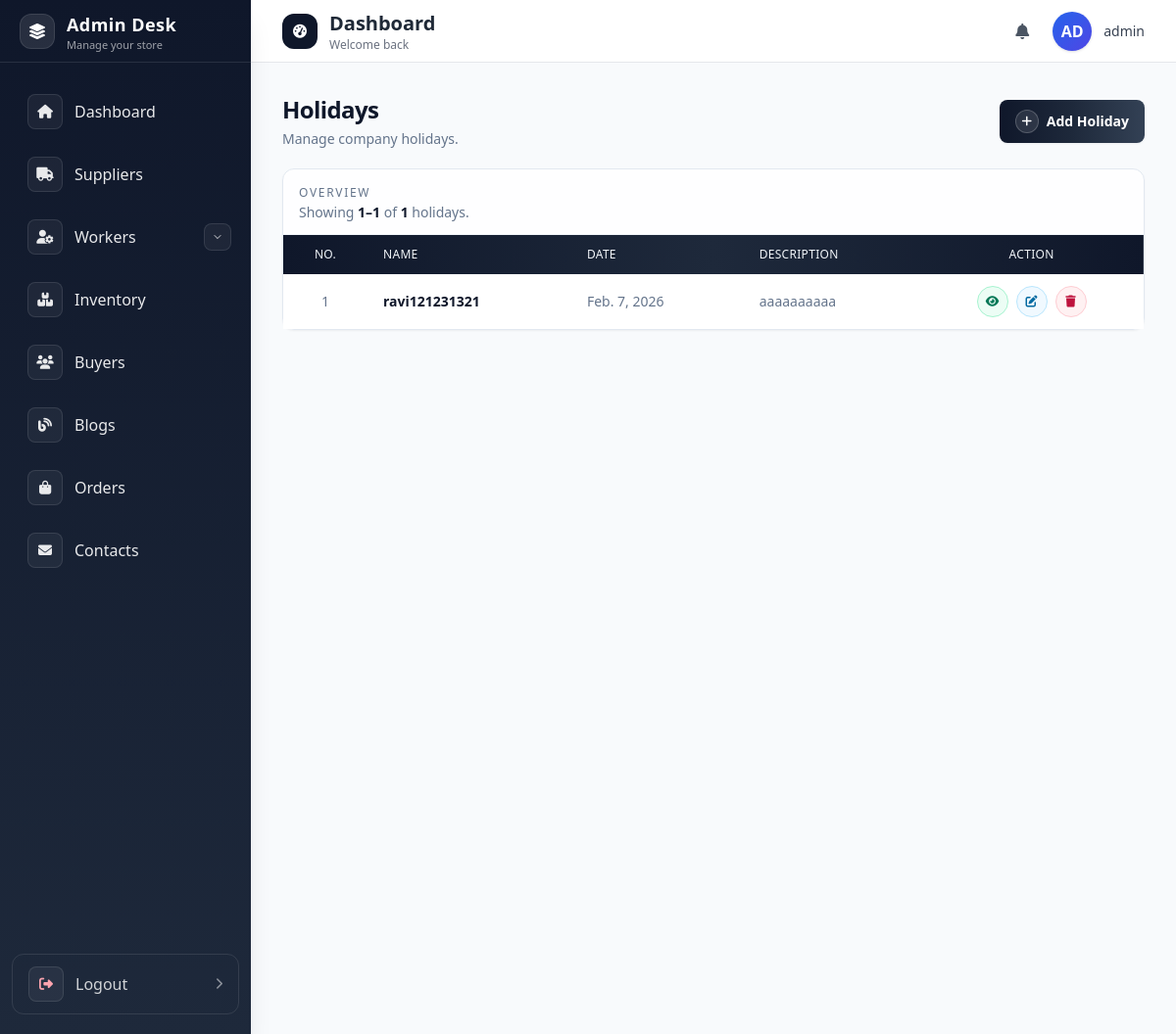
/admin_panel/auth_holiday/ (signed in), run on the app's committed database.
### admin_panel/models.py (models this page shows, shortened)
class Holiday(models.Model):
    name = models.CharField(max_length=150)
    date = models.DateField()
    description = models.TextField(blank=True)
    created_at = models.DateTimeField(auto_now_add=True)
    updated_at = models.DateTimeField(auto_now=True)
    class Meta:
        ordering = ['-date', '-id']

### admin_panel/views.py (the view)
# urls.py: path('auth_holiday/',auth_holiday,name='auth_holiday'),
@never_cache
@login_required(login_url='auth_login')
def auth_holiday(request):
    holiday_list = Holiday.objects.all()
    paginator = Paginator(holiday_list, 10)
    page_number = request.GET.get('page')
    holidays = paginator.get_page(page_number)
    return render(request, 'auth_holiday.html', {
        'holidays': holidays
    })

### buyers/context_processors.py (called while the page is built)
def current_buyer(request) -> Dict[str, Optional[Buyer]]:
    buyer_id = request.session.get("buyer_id")
    buyer = None
    if buyer_id:
        try:
            buyer = Buyer.objects.get(id=buyer_id)
        except Buyer.DoesNotExist:
            buyer = None
    return {"current_buyer": buyer}

### admin_panel/templates/auth_holiday.html (shortened to what this page needs)
{% extends "base.html" %}
{% block admin_dash %}
<main class="p-4 sm:p-6 lg:p-8 bg-slate-50 min-h-screen">
    <div class="flex flex-col sm:flex-row sm:items-center sm:justify-between gap-3 mb-5">
        <div>
            <h1 class="text-2xl font-semibold text-slate-900 tracking-tight">Holidays</h1>
            <p class="mt-1 text-sm text-slate-500">Manage company holidays.</p>
        </div>
        <button id="openHolidayModal"
            class="inline-flex items-center justify-center gap-2 rounded-lg bg-gradient-to-r from-slate-900 via-slate-800 to-slate-700 px-4 py-2.5 text-sm font-semibold text-white shadow-sm hover:from-slate-800 hover:via-slate-700 hover:to-slate-700">
            <span class="inline-flex h-6 w-6 items-center justify-center rounded-full bg-white/10 text-xs border border-white/20">
                <i class="fa-solid fa-plus"></i>
            </span>
            <span>Add Holiday</span>
        </button>
    </div>
    <section class="mt-5 rounded-xl border border-slate-200 bg-white/80 backdrop-blur-sm shadow-sm">
        <div class="flex flex-col gap-3 px-4 pt-4 pb-3 sm:flex-row sm:items-center sm:justify-between">
            <div class="space-y-0.5">
                <p class="text-xs font-medium uppercase tracking-[0.14em] text-slate-500">Overview</p>
                <p class="text-sm text-slate-500">Showing <span class="font-semibold text-slate-900">{{ holidays.start_index }}–{{ holidays.end_index }}</span> of <span class="font-semibold text-slate-900">{{ holidays.paginator.count }}</span> holidays.</p>
            </div>
        </div>
        <div class="overflow-x-auto border-t border-slate-100">
            <table class="min-w-full text-left text-sm text-slate-700">
                <thead class="bg-gradient-to-r from-slate-900 via-slate-800 to-slate-900 text-xs uppercase tracking-wide text-slate-100">
                    <tr>
                        <th class="px-4 py-3 font-medium text-center">No.</th>
                        <th class="px-4 py-3 font-medium">Name</th>
                        <th class="px-4 py-3 font-medium">Date</th>
                        <th class="px-4 py-3 font-medium">Description</th>
                        <th class="px-4 py-3 font-medium text-center">Action</th>
                    </tr>
                </thead>
                <tbody class="divide-y divide-slate-100 bg-white">
                    {% for h in holidays %}
                    <tr class="hover:bg-slate-50/80 transition-colors">
                        <td class="px-4 py-3 align-middle text-xs sm:text-sm text-slate-500 text-center">{{ forloop.counter }}</td>
                        <td class="px-4 py-3 align-middle text-sm font-semibold text-slate-900">{{ h.name }}</td>
                        <td class="px-4 py-3 align-middle text-xs sm:text-sm text-slate-500 whitespace-nowrap">{{ h.date }}</td>
                        <td class="px-4 py-3 align-middle text-xs sm:text-sm text-slate-500">{{ h.description|default:"—" }}</td>
                        <td class="px-4 py-3 align-middle text-center">
                            <div class="inline-flex items-center justify-center gap-2">
                                <button onclick="openHolidayView('{{ h.name }}','{{ h.date }}','{{ h.description|default:'' }}')" class="inline-flex h-8 w-8 items-center justify-center rounded-full border border-emerald-200 bg-emerald-50 text-emerald-700 hover:bg-emerald-100 hover:border-emerald-300 transition" title="View">
                                    <i class="fa-solid fa-eye text-xs"></i>
                                </button>
                                <button onclick="openHolidayEdit('{% url 'edit_holiday' h.id %}','{{ h.name }}','{{ h.date }}','{{ h.description|default:'' }}')" class="inline-flex h-8 w-8 items-center justify-center rounded-full border border-sky-200 bg-sky-50 text-sky-700 hover:bg-sky-100 hover:border-sky-300 transition" title="Edit">
                                    <i class="fa-solid fa-pen-to-square text-xs"></i>
                                </button>
                                <button onclick="openHolidayDelete('{% url 'delete_holiday' h.id %}')" class="inline-flex h-8 w-8 items-center justify-center rounded-full border border-rose-200 bg-rose-50 text-rose-700 hover:bg-rose-100 hover:border-rose-300 transition" title="Delete">
                                    <i class="fa-solid fa-trash text-xs"></i>
                                </button>
                            </div>
                        </td>
                    </tr>
                    {% empty %}
                    <tr>
                        <td colspan="5" class="px-4 py-10 text-center text-slate-500">No holidays found.</td>
                    </tr>
                    {% endfor %}
                </tbody>
            </table>
        </div>
    </section>
</main>
{% endblock admin_dash %}

### admin_panel/templates/base.html (shortened to what this page needs)
{% load static %}
<!DOCTYPE html>
<html lang="en">
<head>
    <script src="https://cdn.tailwindcss.com"></script>
    <link rel="stylesheet" href="https://cdnjs.cloudflare.com/ajax/libs/font-awesome/6.4.0/css/all.min.css">
</head>
<body class="bg-gray-50 text-gray-800">
    <aside id="sidebar" class="fixed top-0 left-0 z-40 h-screen w-64 bg-gradient-to-b from-slate-900 to-slate-800 shadow-xl transition-transform duration-300 ease-in-out -translate-x-full lg:translate-x-0">
        <div class="flex h-16 items-center justify-between px-5 border-b border-white/10">
            <a href="{% url 'auth_dashboard' %}" class="flex items-center gap-3">
                <div class="h-9 w-9 rounded-xl bg-white/10 border border-white/10 flex items-center justify-center">
                    <i class="fa-solid fa-layer-group text-white"></i>
                </div>
                <div class="leading-tight">
                    <h1 class="text-lg font-bold text-white tracking-wide">Admin Desk</h1>
                    <p class="text-[11px] text-white/60">Manage your store</p>
                </div>
            </a>
        </div>
        <nav class="mt-5 px-3 space-y-1 overflow-y-auto h-[calc(100vh-8rem)] pb-6">
    <a href="{% url 'auth_dashboard' %}"
       class="nav-link group flex items-center gap-3 px-4 py-3 rounded-xl text-white/90 hover:text-white hover:bg-white/10 transition">
        <span class="h-9 w-9 rounded-lg bg-white/5 border border-white/10 flex items-center justify-center group-hover:bg-white/10 transition">
            <i class="fas fa-home text-sm"></i>
        </span>
        <span class="font-medium">Dashboard</span>
    </a>
    <a href="{% url 'auth_suppliers' %}"
       class="nav-link group flex items-center gap-3 px-4 py-3 rounded-xl text-white/90 hover:text-white hover:bg-white/10 transition">
        <span class="h-9 w-9 rounded-lg bg-white/5 border border-white/10 flex items-center justify-center group-hover:bg-white/10 transition">
            <i class="fa-solid fa-truck text-sm"></i>
        </span>
        <span class="font-medium">Suppliers</span>
    </a>
    <div class="relative">
        <a href="{% url 'auth_workers' %}"
           class="nav-link flex items-center gap-3 px-4 py-3 rounded-xl text-white/90 hover:text-white hover:bg-white/10 transition">
            <span class="h-9 w-9 rounded-lg bg-white/5 border border-white/10 flex items-center justify-center group-hover:bg-white/10 transition">
                <i class="fa-solid fa-user-gear text-sm"></i>
            </span>
            <span class="font-medium">Workers</span>
        </a>
        <button id="workersNavDropdownToggle" class="absolute inset-y-0 right-2 my-auto h-7 w-7 rounded-lg bg-white/5 border border-white/10 text-white/80 hover:text-white">
            <svg id="workersNavChevronBtn" class="h-3 w-3 transition-transform duration-200 mx-auto" viewBox="0 0 24 24" fill="none" xmlns="http://www.w3.org/2000/svg">
                <path d="M6 9l6 6 6-6" stroke="currentColor" stroke-width="2" stroke-linecap="round" stroke-linejoin="round"/>
            </svg>
        </button>
    </div>
    <a href="{% url 'auth_inventory' %}"
       class="nav-link group flex items-center gap-3 px-4 py-3 rounded-xl text-white/90 hover:text-white hover:bg-white/10 transition">
        <span class="h-9 w-9 rounded-lg bg-white/5 border border-white/10 flex items-center justify-center group-hover:bg-white/10 transition">
            <i class="fa-solid fa-boxes-stacked text-sm"></i>
        </span>
        <span class="font-medium">Inventory</span>
    </a>
    <a href="{% url 'auth_buyers' %}"
       class="nav-link group flex items-center gap-3 px-4 py-3 rounded-xl text-white/90 hover:text-white hover:bg-white/10 transition">
        <span class="h-9 w-9 rounded-lg bg-white/5 border border-white/10 flex items-center justify-center group-hover:bg-white/10 transition">
            <i class="fa-solid fa-users text-sm"></i>
        </span>
        <span class="font-medium">Buyers</span>
    </a>
    <a href="{% url 'auth_blogs' %}"
       class="nav-link group flex items-center gap-3 px-4 py-3 rounded-xl text-white/90 hover:text-white hover:bg-white/10 transition">
        <span class="h-9 w-9 rounded-lg bg-white/5 border border-white/10 flex items-center justify-center group-hover:bg-white/10 transition">
            <i class="fa-solid fa-blog text-sm"></i>
        </span>
        <span class="font-medium">Blogs</span>
    </a>
    <a href="{% url 'auth_order' %}"
       class="nav-link group flex items-center gap-3 px-4 py-3 rounded-xl text-white/90 hover:text-white hover:bg-white/10 transition">
        <span class="h-9 w-9 rounded-lg bg-white/5 border border-white/10 flex items-center justify-center group-hover:bg-white/10 transition">
            <i class="fa-solid fa-bag-shopping text-sm"></i>
        </span>
        <span class="font-medium">Orders</span>
    </a>
    <a href="{% url 'auth_contacts' %}"
       class="nav-link group flex items-center gap-3 px-4 py-3 rounded-xl text-white/90 hover:text-white hover:bg-white/10 transition">
        <span class="h-9 w-9 rounded-lg bg-white/5 border border-white/10 flex items-center justify-center group-hover:bg-white/10 transition">
            <i class="fa-solid fa-envelope text-sm"></i>
        </span>
        <span class="font-medium">Contacts</span>
    </a>
</nav>
        <div class="absolute bottom-5 left-0 right-0 px-3">
            <a href="{% url 'auth_logout' %}"
               class="group flex items-center justify-between gap-3 px-4 py-3 text-white/80 hover:text-white hover:bg-white/10 rounded-xl w-full transition-colors border border-white/10">
                <span class="flex items-center gap-3">
                    <span class="h-9 w-9 rounded-lg bg-white/5 border border-white/10 flex items-center justify-center">
                        <i class="fas fa-right-from-bracket text-sm text-rose-300"></i>
                    </span>
                    <span class="font-medium">Logout</span>
                </span>
                <i class="fa-solid fa-chevron-right text-xs text-white/50 group-hover:text-white/80 transition"></i>
            </a>
        </div>
    </aside>
    <div class="lg:ml-64">
        <header class="sticky top-0 z-20 bg-white/90 backdrop-blur border-b border-gray-200 h-16">
            <div class="flex items-center justify-between h-full px-4 sm:px-6 lg:px-8">
                <div class="flex items-center gap-4">
                    <div class="flex items-center gap-3">
                        <span class="hidden sm:inline-flex h-9 w-9 rounded-xl bg-slate-900 text-white items-center justify-center">
                            <i id="pageIcon" class="fa-solid fa-gauge-high text-sm"></i>
                        </span>
                        <div>
                            <h2 id="pageTitle" class="text-lg sm:text-xl font-semibold text-gray-800 leading-tight">Dashboard</h2>
                            <p class="hidden sm:block text-xs text-gray-500 leading-tight">Welcome back</p>
                        </div>
                    </div>
                </div>
                <div class="flex items-center gap-3 sm:gap-4">
                    <button class="relative p-2 text-gray-600 hover:text-gray-900 hover:bg-gray-100 rounded-full transition-colors focus:outline-none focus:ring-2 focus:ring-slate-200">
                        <i class="fas fa-bell"></i>
                    </button>
                    <div class="flex items-center gap-2 sm:gap-3">
                        <div class="w-8 h-8 sm:w-10 sm:h-10 bg-gradient-to-br from-blue-600 to-indigo-600 rounded-full flex items-center justify-center text-white font-semibold text-sm sm:text-base shadow">
                            {% if request.user.is_authenticated %}
                                {% if request.user.first_name or request.user.last_name %}
                                    {{ request.user.first_name|default:''|slice:":1" }}{{ request.user.last_name|default:''|slice:":1" }}
                                {% else %}
                                    {{ request.user.username|slice:":2"|upper }}
                                {% endif %}
                            {% else %}
                                GU
                            {% endif %}
                        </div>
                        <span class="hidden sm:block text-sm font-medium text-gray-700">
                            {% if request.user.is_authenticated %}
                                {% if request.user.get_full_name %}
                                    {{ request.user.get_full_name }}
                                {% else %}
                                    {{ request.user.username }}
                                {% endif %}
                            {% else %}
                                Guest
                            {% endif %}
                        </span>
                    </div>
                </div>
            </div>
        </header>
        {% block admin_dash %}
        {% endblock admin_dash %}
    </div>
</body>
</html>

### admin_panel/templates/base.html (style rules this page uses)
html, body { max-width: 100%; overflow-x: hidden; }
main { max-width: 100vw; overflow-x: hidden; }
.lg\:ml-64 { max-width: 100vw; }

### data on the page
Holiday: name "ravi121231321", date "Feb. 7, 2026", description "aaaaaaaaaa"

### other printed values
{{ request.user.username|slice:":2"|upper }} "AD"
{{ request.user.username }} "admin"
{{ holidays.start_index }} "1"
{{ holidays.end_index }} "1"
{{ holidays.paginator.count }} "1"
